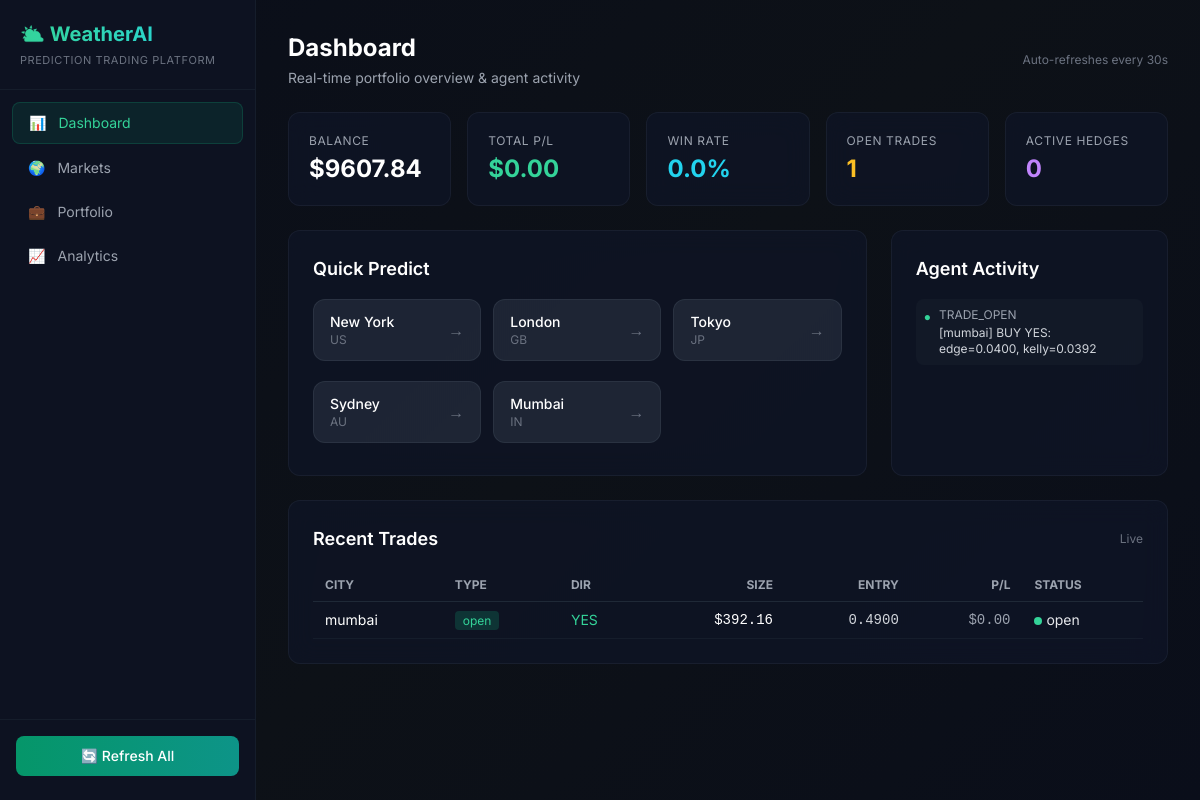
/dashboard, run on the app's committed database.
### tables this page shows
CREATE TABLE portfolio (
    id INTEGER PRIMARY KEY AUTOINCREMENT,
    balance REAL NOT NULL,
    equity REAL NOT NULL,
    total_trades INTEGER DEFAULT 0,
    open_trades INTEGER DEFAULT 0,
    wins INTEGER DEFAULT 0,
    losses INTEGER DEFAULT 0,
    total_pnl REAL DEFAULT 0.0,
    max_drawdown REAL DEFAULT 0.0,
    updated_at TIMESTAMP DEFAULT CURRENT_TIMESTAMP
);

CREATE TABLE agent_logs (
    id INTEGER PRIMARY KEY AUTOINCREMENT,
    level TEXT,
    agent TEXT,
    action TEXT,
    message TEXT,
    details TEXT,
    created_at TIMESTAMP DEFAULT CURRENT_TIMESTAMP
);

CREATE TABLE trades (
    id INTEGER PRIMARY KEY AUTOINCREMENT,
    city TEXT NOT NULL,
    trade_type TEXT NOT NULL DEFAULT 'open',
    direction TEXT NOT NULL,
    size REAL NOT NULL,
    entry_price REAL,
    exit_price REAL,
    pnl REAL DEFAULT 0.0,
    kelly_fraction REAL,
    edge_at_entry REAL,
    edge_at_action REAL,
    reasoning TEXT,
    prediction_id INTEGER,
    parent_trade_id INTEGER,
    status TEXT DEFAULT 'open',
    created_at TIMESTAMP DEFAULT CURRENT_TIMESTAMP,
    closed_at TIMESTAMP,
    FOREIGN KEY (prediction_id) REFERENCES predictions(id),
    FOREIGN KEY (parent_trade_id) REFERENCES trades(id)
);

### app/api/routes.py (the view)
@router.get("/dashboard", response_class=HTMLResponse)
async def dashboard(request: Request):
    state = await portfolio_agent.get_state()
    recent_logs = await fetch_all("SELECT * FROM agent_logs ORDER BY created_at DESC LIMIT 15")
    cities = CityConfig.CITIES
    return templates.TemplateResponse(request=request, name="dashboard.html", context={
        "request": request, "portfolio": state, "logs": recent_logs,
        "cities": cities, "page": "dashboard",
    })

### app/templates/dashboard.html (shortened to what this page needs)
{% extends "base.html" %}
{% block content %}
<div class="space-y-6">
    <div class="flex items-center justify-between">
        <div>
            <h2 class="text-2xl font-bold text-white">Dashboard</h2>
            <p class="text-gray-400 text-sm mt-1">Real-time portfolio overview & agent activity</p>
        </div>
        <div class="text-xs text-gray-500">Auto-refreshes every 30s</div>
    </div>
    <div id="stats-panel" hx-get="/htmx/dashboard-stats" hx-trigger="load, every 30s" hx-swap="innerHTML">
        <div class="grid grid-cols-1 md:grid-cols-2 lg:grid-cols-5 gap-4">
            <div class="glass-card p-5">
                <p class="text-xs text-gray-400 uppercase tracking-wider">Balance</p>
                <p class="text-2xl font-bold text-white mt-1">${{ "%.2f"|format(portfolio.balance) }}</p>
            </div>
            <div class="glass-card p-5">
                <p class="text-xs text-gray-400 uppercase tracking-wider">Total P/L</p>
                <p class="text-2xl font-bold mt-1 {% if portfolio.total_pnl >= 0 %}text-emerald-400{% else %}text-red-400{% endif %}">
                    ${{ "%.2f"|format(portfolio.total_pnl) }}</p>
            </div>
            <div class="glass-card p-5">
                <p class="text-xs text-gray-400 uppercase tracking-wider">Win Rate</p>
                <p class="text-2xl font-bold text-cyan-400 mt-1">{{ "%.1f"|format(portfolio.win_rate) }}%</p>
            </div>
            <div class="glass-card p-5">
                <p class="text-xs text-gray-400 uppercase tracking-wider">Open Trades</p>
                <p class="text-2xl font-bold text-amber-400 mt-1">{{ portfolio.open_trades }}</p>
            </div>
            <div class="glass-card p-5">
                <p class="text-xs text-gray-400 uppercase tracking-wider">Active Hedges</p>
                <p class="text-2xl font-bold text-purple-400 mt-1">{{ portfolio.recent_hedges|length }}</p>
            </div>
        </div>
    </div>
    <div class="grid grid-cols-1 lg:grid-cols-3 gap-6">
        <div class="lg:col-span-2 glass-card p-6">
            <h3 class="text-lg font-semibold text-white mb-4">Quick Predict</h3>
            <div class="grid grid-cols-1 sm:grid-cols-2 lg:grid-cols-3 gap-3">
                {% for key, city in cities.items() %}
                <div class="relative">
                    <form hx-post="/predict" hx-target="#result-{{ key }}" hx-swap="innerHTML" hx-indicator="#spin-{{ key }}">
                        <button type="submit"
                            class="w-full px-4 py-3 bg-gray-700/40 hover:bg-gray-700/60 border border-gray-600/30
                            rounded-xl text-left transition-all duration-200 hover:border-emerald-500/30 group">
                            <div class="flex items-center justify-between">
                                <div>
                                    <p class="text-white font-medium text-sm">{{ city.name }}</p>
                                    <p class="text-gray-500 text-xs">{{ city.country }}</p>
                                </div>
                                <span class="text-gray-500 group-hover:text-emerald-400 transition-colors">→</span>
                            </div>
                        </button>
                    </form>
                </div>
                {% endfor %}
            </div>
        </div>
        <div class="glass-card p-6">
            <h3 class="text-lg font-semibold text-white mb-4">Agent Activity</h3>
            <div class="space-y-2 max-h-96 overflow-y-auto custom-scrollbar">
                {% if logs %}
                    {% for log in logs %}
                    <div class="flex items-start gap-2 p-2 rounded-lg bg-gray-800/30 text-xs">
                        <span class="{% if 'HEDGE' in (log.action or '') %}text-amber-400{% elif 'TRADE' in (log.action or '') %}text-emerald-400{% else %}text-cyan-400{% endif %} mt-0.5">●</span>
                        <div>
                            <span class="text-gray-400">{{ log.action or 'LOG' }}</span>
                            <p class="text-gray-300 mt-0.5">{{ (log.message or '')[:80] }}</p>
                        </div>
                    </div>
                    {% endfor %}
                {% else %}
                    <p class="text-gray-500 text-sm">No activity yet. Run a prediction to get started.</p>
                {% endif %}
            </div>
        </div>
    </div>
    <div class="glass-card p-6">
        <div class="flex items-center justify-between mb-4">
            <h3 class="text-lg font-semibold text-white">Recent Trades</h3>
            <span class="text-xs text-gray-500" hx-get="/htmx/trade-history" hx-trigger="every 30s"
                  hx-target="#trade-table" hx-swap="innerHTML">Live</span>
        </div>
        <div id="trade-table">
            {% if portfolio.recent_trades %}
            <div class="overflow-x-auto">
                <table class="w-full text-sm">
                    <thead>
                        <tr class="text-gray-400 text-xs uppercase border-b border-gray-800">
                            <th class="text-left py-2 px-3">City</th>
                            <th class="text-left py-2 px-3">Type</th>
                            <th class="text-left py-2 px-3">Dir</th>
                            <th class="text-right py-2 px-3">Size</th>
                            <th class="text-right py-2 px-3">Entry</th>
                            <th class="text-right py-2 px-3">P/L</th>
                            <th class="text-left py-2 px-3">Status</th>
                        </tr>
                    </thead>
                    <tbody>
                        {% for t in portfolio.recent_trades[:10] %}
                        <tr class="border-b border-gray-800/50 hover:bg-gray-800/30 transition-colors">
                            <td class="py-2 px-3 text-white">{{ t.city }}</td>
                            <td class="py-2 px-3">
                                <span class="px-2 py-0.5 rounded text-xs
                                {% if t.trade_type == 'hedge' %}bg-amber-500/20 text-amber-400
                                {% elif t.trade_type == 'close' %}bg-gray-500/20 text-gray-400
                                {% else %}bg-emerald-500/20 text-emerald-400{% endif %}">
                                {{ t.trade_type }}</span>
                            </td>
                            <td class="py-2 px-3 {% if t.direction == 'YES' %}text-emerald-400{% else %}text-red-400{% endif %}">
                                {{ t.direction }}</td>
                            <td class="py-2 px-3 text-right text-white font-mono">${{ "%.2f"|format(t.size) }}</td>
                            <td class="py-2 px-3 text-right font-mono text-gray-300">{{ "%.4f"|format(t.entry_price) }}</td>
                            <td class="py-2 px-3 text-right font-mono
                                {% if t.pnl > 0 %}text-emerald-400{% elif t.pnl < 0 %}text-red-400{% else %}text-gray-400{% endif %}">
                                ${{ "%.2f"|format(t.pnl) }}</td>
                            <td class="py-2 px-3">
                                <span class="w-2 h-2 rounded-full inline-block
                                {% if t.status == 'open' %}bg-emerald-400 animate-pulse{% else %}bg-gray-500{% endif %}"></span>
                                {{ t.status }}
                            </td>
                        </tr>
                        {% endfor %}
                    </tbody>
                </table>
            </div>
            {% else %}
            <p class="text-gray-500 text-sm text-center py-8">No trades yet. Run predictions to start trading.</p>
            {% endif %}
        </div>
    </div>
</div>
{% endblock %}

### app/templates/base.html (shortened to what this page needs)
<!DOCTYPE html>
<html lang="en" class="dark">
<head>
    <script src="https://cdn.tailwindcss.com"></script>
    <link rel="stylesheet" href="/static/css/styles.css">
</head>
<body class="bg-[#0a0e1a] text-gray-200 font-sans min-h-screen">
    <div class="flex min-h-screen">
        <aside class="w-64 bg-[#0d1221] border-r border-gray-800/50 flex flex-col fixed h-full z-30">
            <div class="p-5 border-b border-gray-800/50">
                <h1 class="text-xl font-bold bg-gradient-to-r from-emerald-400 via-teal-400 to-cyan-400 bg-clip-text text-transparent">
                </h1>
                <p class="text-[11px] text-gray-500 mt-1 tracking-wider uppercase">Prediction Trading Platform</p>
            </div>
            <nav class="flex-1 p-3 space-y-1">
                <a href="/dashboard"
                   class="flex items-center gap-3 px-4 py-2.5 rounded-lg text-sm transition-all duration-200
                   {% if page == 'dashboard' %}bg-emerald-500/10 text-emerald-400 border border-emerald-500/20{% else %}text-gray-400 hover:bg-gray-800/50 hover:text-gray-200{% endif %}">
                    <span>📊</span> Dashboard
                </a>
                <a href="/markets"
                   class="flex items-center gap-3 px-4 py-2.5 rounded-lg text-sm transition-all duration-200
                   {% if page == 'markets' %}bg-emerald-500/10 text-emerald-400 border border-emerald-500/20{% else %}text-gray-400 hover:bg-gray-800/50 hover:text-gray-200{% endif %}">
                    <span>🌍</span> Markets
                </a>
                <a href="/portfolio"
                   class="flex items-center gap-3 px-4 py-2.5 rounded-lg text-sm transition-all duration-200
                   {% if page == 'portfolio' %}bg-emerald-500/10 text-emerald-400 border border-emerald-500/20{% else %}text-gray-400 hover:bg-gray-800/50 hover:text-gray-200{% endif %}">
                    <span>💼</span> Portfolio
                </a>
                <a href="/analytics"
                   class="flex items-center gap-3 px-4 py-2.5 rounded-lg text-sm transition-all duration-200
                   {% if page == 'analytics' %}bg-emerald-500/10 text-emerald-400 border border-emerald-500/20{% else %}text-gray-400 hover:bg-gray-800/50 hover:text-gray-200{% endif %}">
                    <span>📈</span> Analytics
                </a>
            </nav>
            <div class="p-4 border-t border-gray-800/50">
                <form hx-post="/refresh" hx-target="#refresh-status" hx-swap="innerHTML" hx-indicator="#refresh-spinner">
                    <button type="submit"
                        class="w-full px-4 py-2.5 bg-gradient-to-r from-emerald-600 to-teal-600 text-white rounded-lg
                        text-sm font-medium hover:from-emerald-500 hover:to-teal-500 transition-all duration-200
                        flex items-center justify-center gap-2">
                        🔄 Refresh All
                    </button>
                </form>
            </div>
        </aside>
        <main class="flex-1 ml-64 p-6 lg:p-8">
            {% block content %}{% endblock %}
        </main>
    </div>
</body>
</html>

### app/static/css/styles.css (style rules this page uses)
.glass-card { background: rgba(15, 23, 42, 0.6); backdrop-filter: blur(12px); -webkit-backdrop-filter: blur(12px); border: 1px solid rgba(148, 163, 184, 0.08); border-radius: 0.75rem; transition: all 0.3s ease; }
.glass-card { animation: fadeIn 0.3s ease-out; }
body { background: linear-gradient(135deg, #0a0e1a 0%, #0d1117 50%, #0a0e1a 100%); background-attachment: fixed; }
table { border-collapse: separate; border-spacing: 0; }
:root { color-scheme: dark; }

### data on the page
portfolio: balance "9607.84", total_pnl "0.00", open_trades "1"
agent_logs: action "TRADE_OPEN", message "[mumbai] BUY YES: edge=0.0400, kelly=0.0392"
trades: city "mumbai", trade_type "open", direction "YES", size "392.16", entry_price "0.4900", pnl "0.00", status "open"

### other printed values
{{ "%.1f"|format(portfolio.win_rate) }} "0.0"
{{ portfolio.recent_hedges|length }} "0"
{{ city.name }} "New York" "London" "Tokyo" "Sydney" "Mumbai"
{{ city.country }} "US" "GB" "JP" "AU" "IN"
